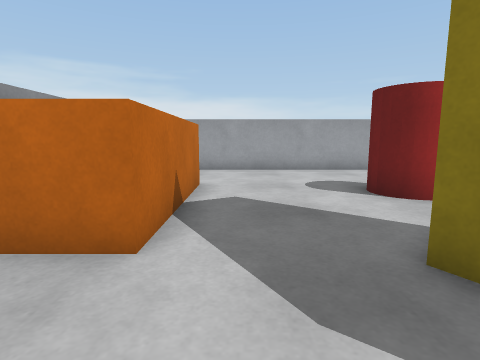
view 1 (above)

16 first-person views from a walk through a world built for the Webots simulator. The camera is 0.06 m above the floor, tilts 8° down and sees 80° across. The floor is counted in squares, 0.05 m on a side. Each view is taken from the middle of a square. On the plan, view 1 faces up. The plan holds only what a view shows up to about 12 squares ahead; the rest is blank. The robots in the file are not drawn. Webots' stock objects and surfaces are drawn as simple stand-ins.

view 2
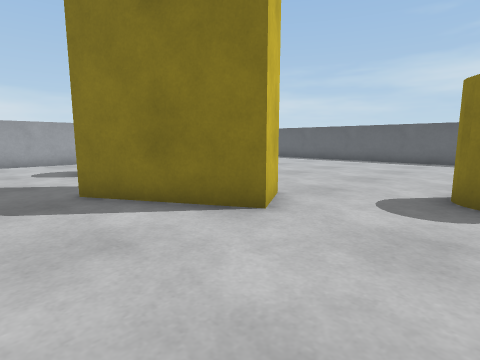

view 3
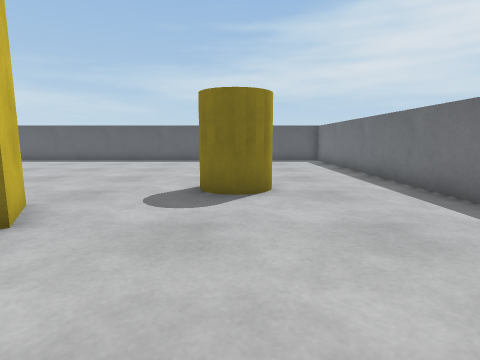

view 4
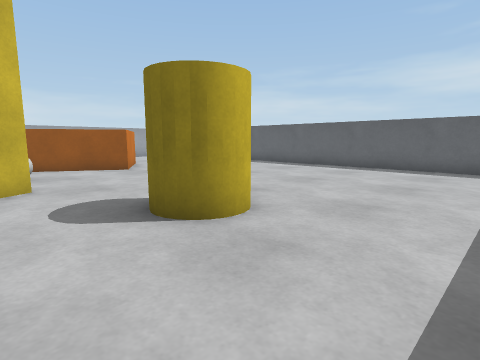

view 5
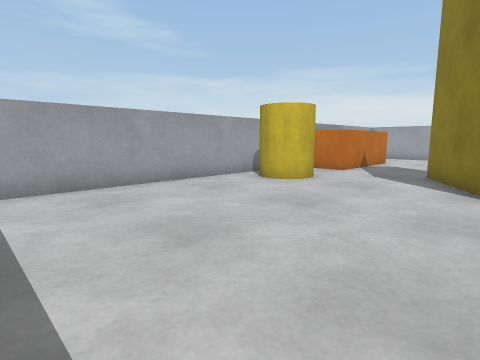

view 6
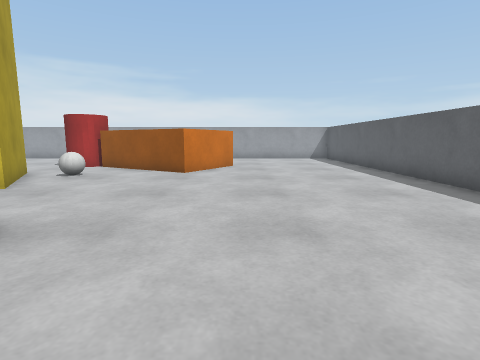

view 7
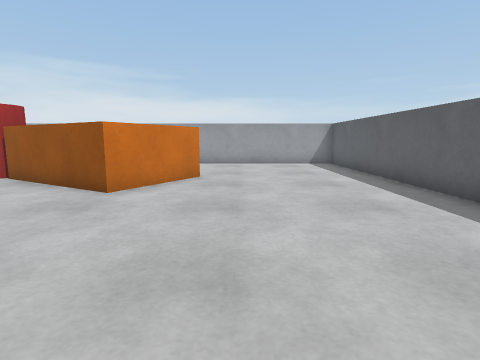

view 8
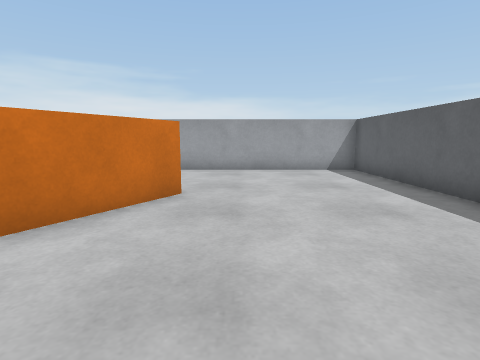

view 9
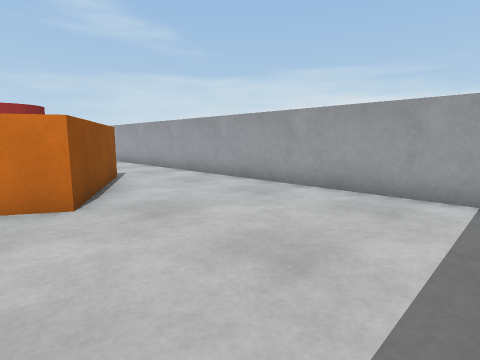

view 10
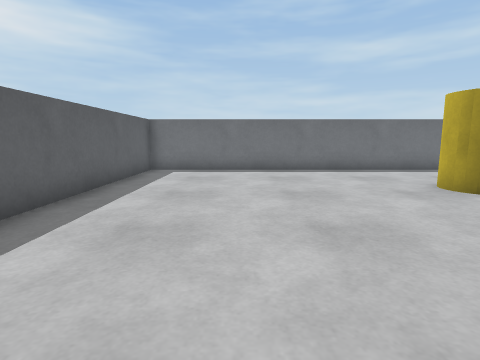

view 11
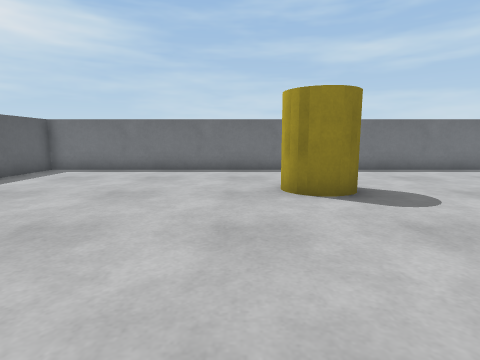

view 12
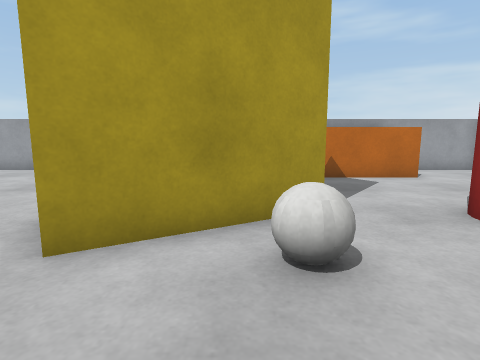

view 13
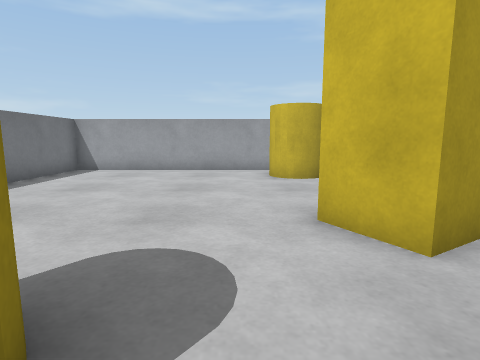

view 14
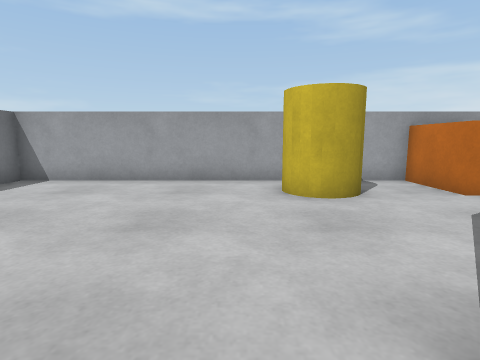

view 15
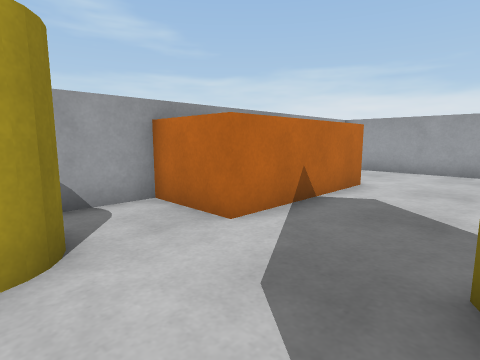

view 16
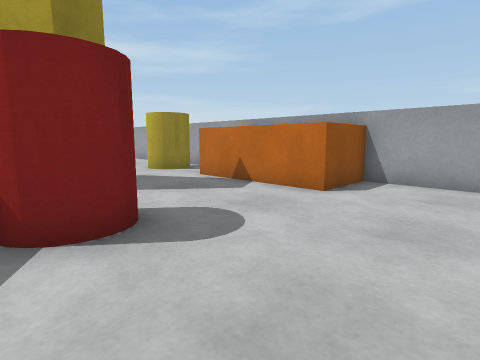

### Floor plan
Key: @ floor where view 1 was taken; # wall or solid block; . floor; B biscuit box; J jar; C cereal box; A ball.
Columns run from 4 left of view 1 to 17 right of it. Each row starts with its distance up from view 1.
 12 ######################
 11 #....................#
 10 #....................#
  9 #..........B.........#
  8 BBBB...... BB........#
  7    B...JJJ   BB......#
  6    B...JJJ    BB.....#
  5    B......BB BB......#
  4    B........BB.......#
  3 BBBB..CC.AA..........#
  2 #.....CCCA...........#
  1 #.J....CCC...........#
  0 #. J@..CCC...........#
 -1 #.JJ....C............#
 -2 #....................#
 -3 #..........J.........#
 -4 #.........JJJ........#
 -5 #..........J.........#
 -6 #....................#
 -7 #....................#
 -8 #....................#
 -9 ######################

Positions as (right, up) in squares from view 1, and headings:
1: (0, 0), facing up
2: (0, -4), facing up-right
3: (0, -4), facing right
4: (4, -8), facing up-right
5: (4, -8), facing up-left
6: (11, -7), facing up
7: (12, -3), facing up
8: (12, 0), facing up
9: (16, 5), facing up-left
10: (13, 3), facing down
11: (9, 3), facing down
12: (8, 2), facing left
13: (8, -2), facing left
14: (5, -2), facing left
15: (2, 0), facing up-left
16: (5, 11), facing down-left
